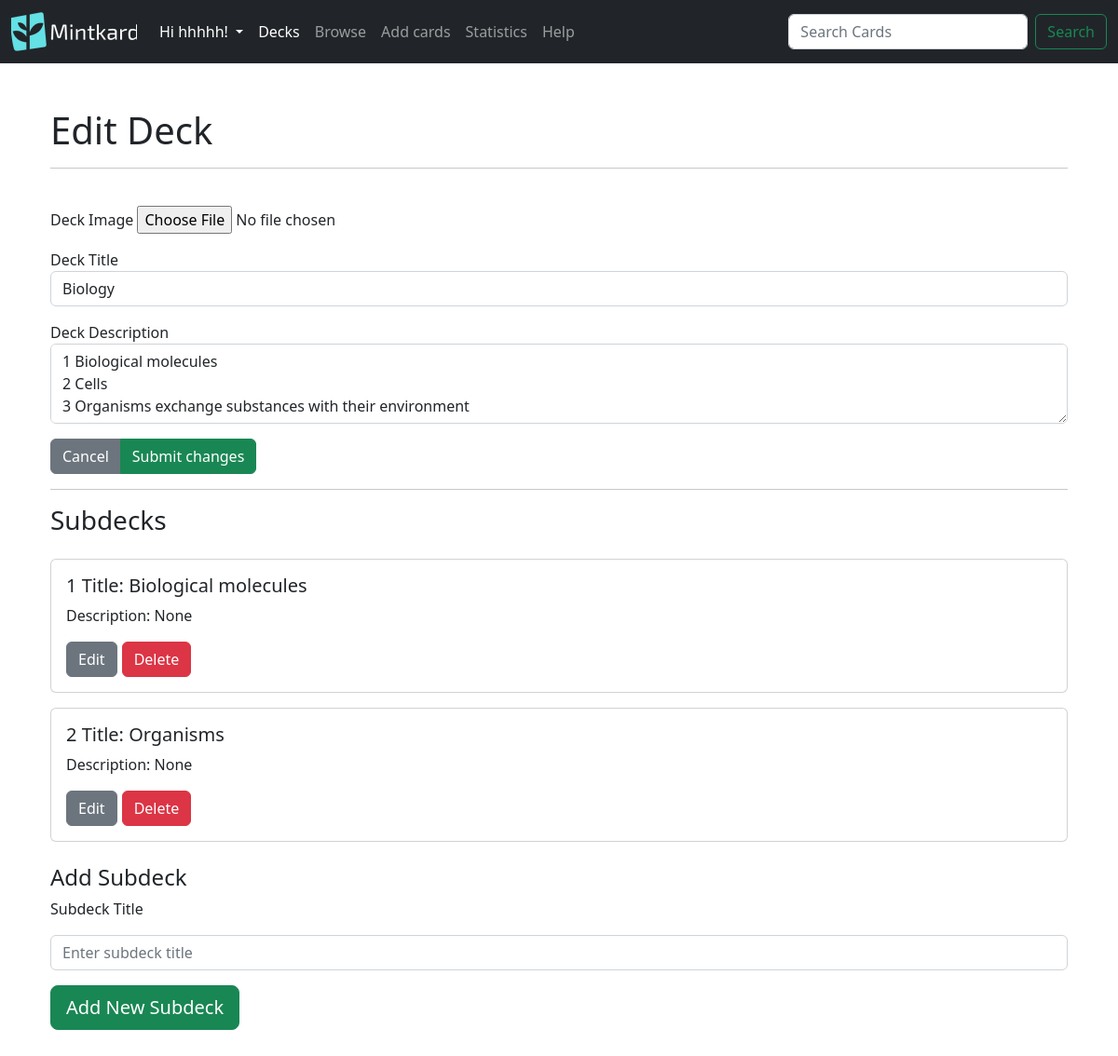
/decks/edit-deck/14 (signed in), run on an earlier commit of the app's database.
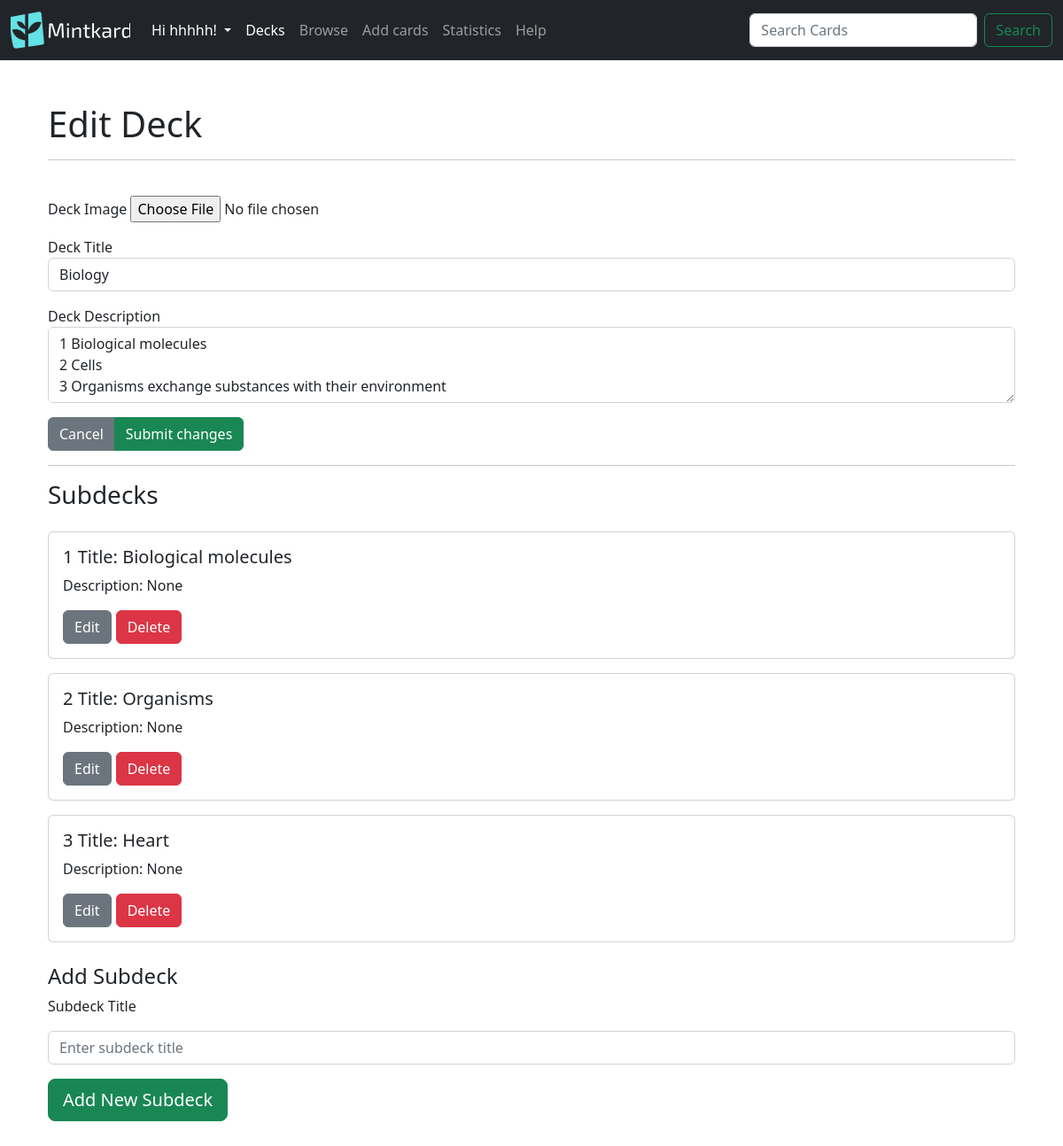
And on a later commit of the database.
### mintkard/models.py (models this page shows)
class User(db.Model,UserMixin):
    id = db.Column(db.Integer,primary_key= True)
    username = db.Column(db.String(100), unique = True)
    email = db.Column(db.String(75),unique=True)
    password = db.Column(db.String(150))
    decks = db.relationship('Deck',backref = 'user_decks',lazy=True)#stores all the decks that the owner owns, in the parents class

class Deck(db.Model):
    id = db.Column(db.Integer, primary_key=True)
    name = db.Column(db.String(100),nullable=False)
    description = db.Column(db.String(100))
    date = db.Column(db.DateTime(timezone=True),default=func.now())
    image_hash = db.Column(db.String, nullable=True)#new
    parent_id = db.Column(db.Integer, db.ForeignKey('deck.id'))#This is the foreign key for the parent deck
    children_deck = db.relationship('Deck',backref=db.backref('parent', remote_side=[id]),primaryjoin='Deck.parent_id == Deck.id')#This is the relationship for the child deck, the backref is the parent deck, the primaryjoin is the foreign key for the child deck
    cards = db.relationship('Card',lazy= True,cascade='all, delete-orphan',backref='deck')#cascade will delete all the cards in the deck if its deleted
    user_id = db.Column(db.Integer, db.ForeignKey('user.id'))

### mintkard/decks.py (the view, shortened to what this page needs)
@login_required
@decks.route('/edit-deck/<int:deck_id>',methods=['GET','POST'])
def edit_deck(deck_id):
    try:
        current_deck = Deck.query.filter_by(id=deck_id,user_id =current_user.id).first()#.all()    parent_id=None,
    except Exception as e:
        flash('Error : {}'.format(e),category='danger')
    if current_deck is None:
        flash('Deck id cannot be found',category='danger')
        return redirect(url_for('decks.decks_route'),code=301)
    return render_template("edit_deck.html",deck=current_deck)

### mintkard/decks.py (called while the page is built)
@decks.before_request
@login_required
def before_request():
    try:
        g.fmanager = FlashcardManager(user=current_user.id, app=current_app)
        g.fmanagerstats = FlashcardManagerStats(user=current_user.id, app=current_app)
        g.fmanagerstats_public = FlashcardManagerPublicStats(user=None,app=current_app)#there is no user as it gets the apps average data
    except Exception as e:
        flash('Error inilizing flashcard manager: {}'.format(e),category='danger')

### mintkard/templates/edit_deck.html (shortened to what this page needs)
{% extends 'layout.html' %}
{% block body %}
<div class="container my-5">
  <h1>
    Edit Deck
  </h1>
  <hr>
  <br>
  <form method="post" enctype="multipart/form-data">
    <div class="d-grid gap-3">
      <div class="form-group">
        <label for="deckImage">Deck Image</label>
        <input type="file" name="image" accept="image/*">
      </div>
      <div class="form-group">
        <label for="deckTitle">Deck Title</label>
        <input type="text" class="form-control" name="name" value="{{deck.name}}">
      </div>
      <div class="form-group">
        <label for="deckDescription">Deck Description</label>
        <textarea class="form-control" name="description" rows="3">{{deck.description}}</textarea>
      </div>
    </div>
    <div class="btn-group mt-3">
      <a type="button" class="btn btn-secondary" href="/decks/">Cancel</a>
      <input type="submit" class="btn btn-success" name="submit" value="Submit changes"></input>
    </div>
  </form>
  <hr>
  <h3>Subdecks</h3>
  <div id="flashcard-deck" class="d-grid ">
    {% for subdeck in deck.children_deck %}
    <div class="card mt-3">
      <div class="card-body">
        <h5 class="card-title">{{loop.index}} Title: {{subdeck.name}}</h5>
        <p class="card-text">Description: {{subdeck.description}}</p>
        <div class=" d-flex ">
          <a class="btn btn-secondary mr-3" href=/decks/edit-deck/{{subdeck.id}}>Edit</a>
          <form method = "post"><button class="btn btn-danger ml-3" type="submit" name="delete_subdeck" value="{{subdeck.id}}" style="margin-left: 5px">Delete</button></form>
        </div>
      </div>
    </div>
    {% endfor %}
  </div>
  <br>
  <h4> Add Subdeck</h4>
  <form method="post">
    <div class="form-group d-grid gap-3">
      <label for="subdeck_title">Subdeck Title</label>
      <input type="text" class="form-control" name="subdeck_name" id="subdeck_title" placeholder="Enter subdeck title">
    </div>
    <div class="btn-group mt-3">
      <button type="submit" class="btn btn-success btn-lg" name="add_subdeck" value="add">Add New Subdeck</button>
    </div>
  </form>
</div>
{% endblock %}

### mintkard/templates/layout.html (shortened to what this page needs)
<!DOCTYPE html>
<html lang="en">
<head>
    <link rel="stylesheet" href="https://cdnjs.cloudflare.com/ajax/libs/font-awesome/4.7.0/css/font-awesome.min.css">
</head>
<link href="https://cdn.jsdelivr.net/npm/bootstrap@5.2.3/dist/css/bootstrap.min.css" rel="stylesheet"
>
<body>
    <nav class="navbar navbar-expand-lg navbar-dark bg-dark">
        <div class="container-fluid">
            <a class="navbar-brand" href="/home"><img src="/static/logo.png" alt="Mintkard" width="135" height="42"></a>
            <div class="collapse navbar-collapse" id="navbarSupportedContent">
                <ul class="navbar-nav me-auto mb-2 mb-lg-0">
                    {% if current_user.is_authenticated %}
                    <li class="nav-item dropdown">
                        <a class="nav-link dropdown-toggle" href="#" id="navbarDropdown" role="button" data-bs-toggle="dropdown" aria-expanded="false" style="color:white">
                            Hi {{ current_user.username }}!
                        </a>
                    </li>
                    <li class="nav-item">
                        <a class="nav-link active" aria-current="page" href="/decks/">Decks</a>
                    </li>
                    <li class="nav-item">
                        <a class="nav-link" href="/decks/browse">Browse</a>
                    </li>
                    <li class="nav-item">
                        <a class="nav-link" href="/decks/create">Add cards</a>
                    </li>
                    <li class="nav-item">
                        <a class="nav-link" href="/decks/stats">Statistics</a>
                    </li>
                    <li class="nav-item">
                        <a class="nav-link" href="/decks/help">Help</a>
                    </li>
                    {% endif %}
                </ul>
                <form  action ="{{url_for('decks.browse')}}" class="d-flex">
                    <input class="form-control me-2" name ="search" type="search" placeholder="Search Cards" aria-label="Search">
                    <button class="btn btn-outline-success" type="submit">Search</button>
                </form>
            </div>
        </div>
    </nav>
    <div class="container mt-5">
    {% block body %}{% endblock %}
    </div>
</body>
</html>

What changed in the data, as far as the page shows it:
added Deck: name "Heart", description "None", {{ subdeck.id }} 79 (drawn)
